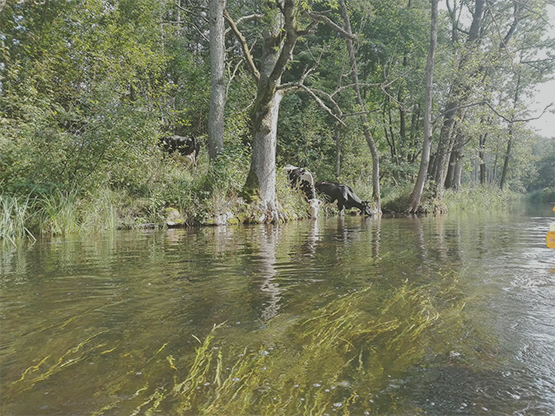
%> input picture przygotowanie/rzeczka2.png, 555 x 416 px
$ octave test.m   (GNU Octave 9; MATLAB toolbox functions it lacks are replaced by stand-ins)
%> lines starting %> are read from the running program, lines starting %| are printed output that depends on the picture
### przygotowanie/zastosuj_LUT.m
## Copyright (C) 2023 mkill
##
## This program is free software: you can redistribute it and/or modify
## it under the terms of the GNU General Public License as published by
## the Free Software Foundation, either version 3 of the License, or
## (at your option) any later version.
##
## This program is distributed in the hope that it will be useful,
## but WITHOUT ANY WARRANTY; without even the implied warranty of
## MERCHANTABILITY or FITNESS FOR A PARTICULAR PURPOSE.  See the
## GNU General Public License for more details.
##
## You should have received a copy of the GNU General Public License
## along with this program.  If not, see <https://www.gnu.org/licenses/>.

## -*- texinfo -*-
## @deftypefn {} {@var{retval} =} zastosuj_LUT (@var{input1}, @var{input2})
##
## @seealso{}
## @end deftypefn

## Author: mkill <mkill@DESKTOP-0LUKAFQ>
## Created: 2023-11-18

function wyjscie = zastosuj_LUT (wejscie, LUT)
  if wejscie < 0
    new_wejscie = 0;
  elseif wejscie > 255
    new_wejscie = 255;
  else
    new_wejscie = wejscie;
  endif

  round_wejscie = round(new_wejscie);
  wyjscie = LUT(round_wejscie + 1);
endfunction

### przygotowanie/test.m
%zad4_lab3

clear;
% [161 lines of commented-out code are left out]
clear;
og_image = imread('rzeczka2.png');
%> og_image is the input picture: size 416x555x3 uint8; mean R, G, B 119.1, 122.3, 95.8
og_image_double = double(og_image);

LUT_red = zeros(1, 256);
LUT_green = zeros(1,256);
LUT_blue = zeros(1,256);

for i = 0:60
  LUT_red(i+1) = i*2;
endfor

for i= 61:110
  LUT_red(i+1) = LUT_red(i) - 0.2;
endfor

for i = 111:255;
  LUT_red(i+1) = i+1;
endfor

for i = 0:255
  LUT_green(i+1)=i;
endfor

for i = 50:255
  LUT_blue(i+1)=((i)-50)*1.25;
endfor

figure;
hold on;
plot(0:255, LUT_red, 'color', 'r');
plot(0:255, LUT_green, 'color', 'g');
plot(0:255, LUT_blue, 'color','b');
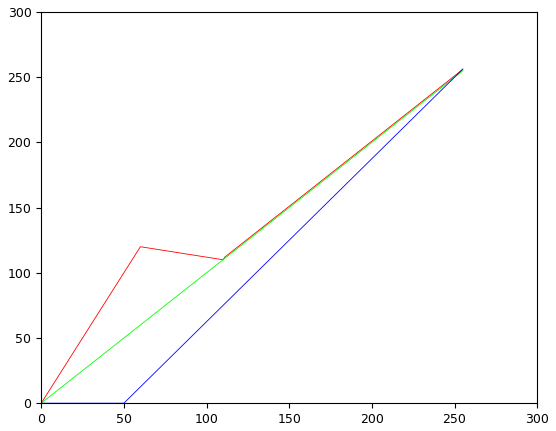
%> figure redrawn from the program's plot data; curve peaks at x = 255, y = 256; curve peaks at x = 255, y = 255; curve peaks at x = 255, y = 256.2


new_image = og_image_double;
new_image(:,:,1) = zastosuj_LUT(new_image(:,:,1),LUT_red)
%> in zastosuj_LUT, `new_wejscie = wejscie;`:
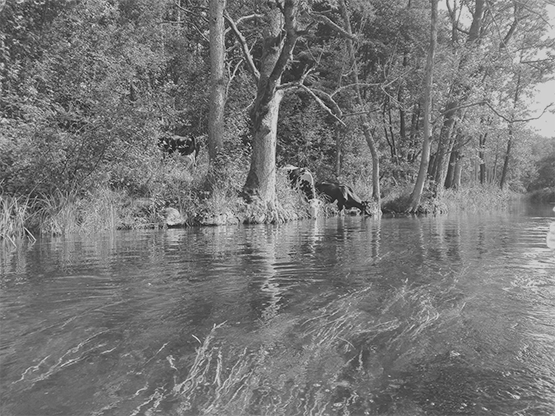
%> new_wejscie: size 416x555 double; min 30, max 210, mean 119.1
%> in zastosuj_LUT, `wyjscie = LUT(round_wejscie + 1);`:
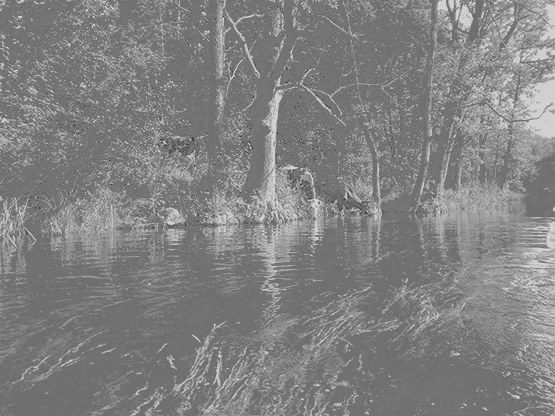
%> wyjscie: size 416x555 double; min 60, max 211, mean 129.3
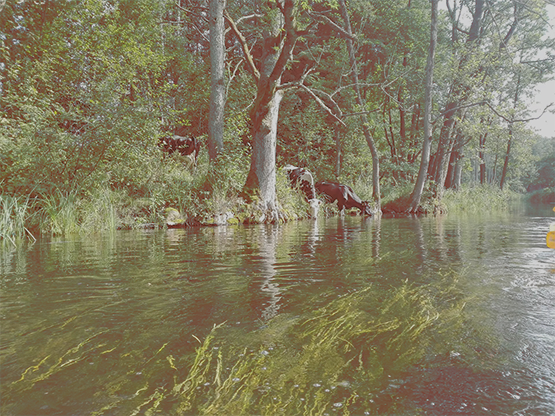
%> new_image: size 416x555x3 double; mean R, G, B 129.3, 122.3, 95.8
new_image(:,:,2) = zastosuj_LUT(new_image(:,:,2),LUT_green)
new_image(:,:,3) = zastosuj_LUT(new_image(:,:,3),LUT_blue)
%> in zastosuj_LUT (call 3), `new_wejscie = wejscie;`:
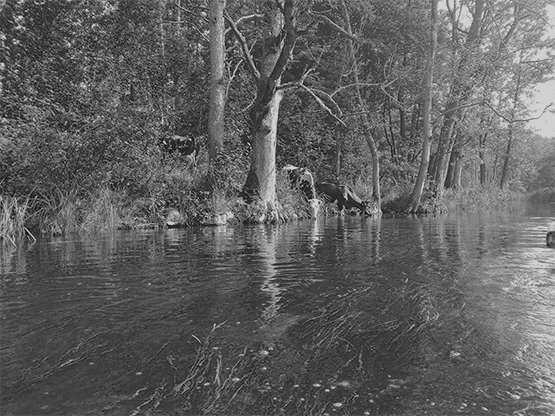
%> new_wejscie: size 416x555 double; min 23, max 210, mean 95.8
%> in zastosuj_LUT (call 3), `wyjscie = LUT(round_wejscie + 1);`:
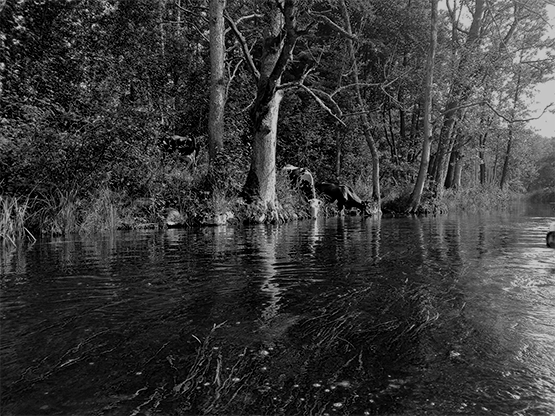
%> wyjscie: size 416x555 double; min 0, max 200, mean 57.6
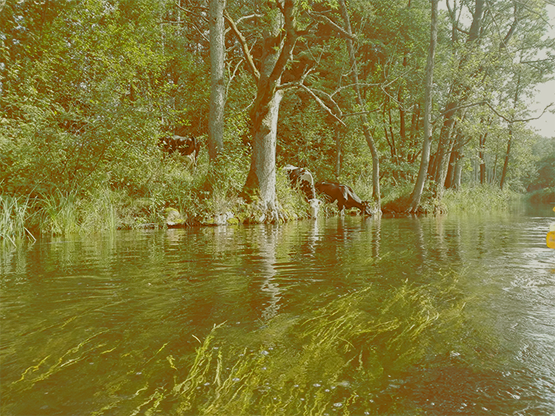
%> new_image: size 416x555x3 double; mean R, G, B 129.3, 122.3, 57.6
new_image=uint8(new_image);
%> new_image: size 416x555x3 uint8

figure;
subplot(1,2,1);
imshow(og_image);
title('og');

subplot(1,2,2);
imshow(new_image);
title('trans');

$ run again, with przygotowanie/rzeczka_mniejsza.jpg saved as przygotowanie/rzeczka2.png
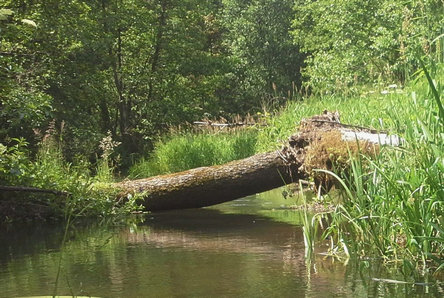
%> input picture przygotowanie/rzeczka_mniejsza.jpg, 444 x 298 px
%> og_image is the input picture: size 298x444x3 uint8; mean R, G, B 104.7, 113.4, 68.7
%> in zastosuj_LUT (call 3), `wyjscie = LUT(round_wejscie + 1);`:
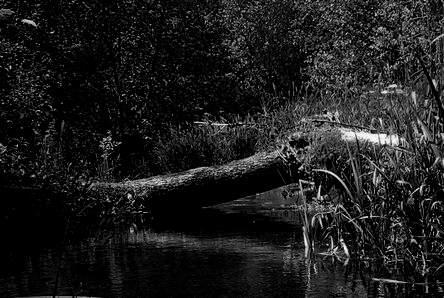
%> wyjscie: size 298x444 double; min 0, max 256.2, mean 29.1; drawn with min black and max white
%> `new_image(:,:,3) = zastosuj_LUT(new_image(:,:,3),LUT_blue)`:
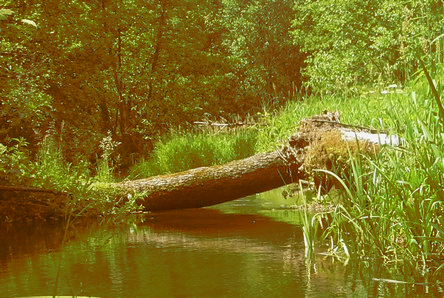
%> new_image: size 298x444x3 double; mean R, G, B 127, 113.4, 29.1; drawn with min black and max white
